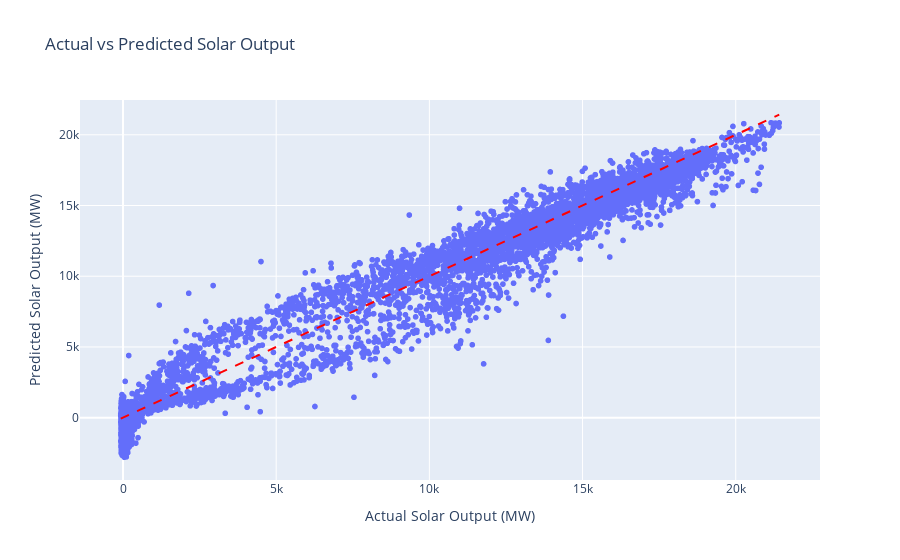

Write notebook code for a chart like this one.
### Code cell
#now we can build our model out

#first we would like to build a preliminary model to see how well we can predict the Solar Output (MW) using the features in X. 

# Align X to only the times present in y["Time"]
X_aligned = X.loc[y["Time"]]

#we must split the data squentially into train and test sets.
from sklearn.model_selection import train_test_split
#split the data into train and test sets
X_train, X_test, y_train, y_test = train_test_split(X_aligned, y["Solar Output (MW)"], test_size=0.2, shuffle=False)

#now build a linear regression model
from sklearn.linear_model import LinearRegression
#initialize the model
model = LinearRegression()
#fit the model to the training data
model.fit(X_train, y_train)
#now we can make predictions on the test set
y_pred = model.predict(X_test)
#now we can evaluate the model
from sklearn.metrics import mean_squared_error, r2_score
#calculate the mean squared error and r2 score
mse = mean_squared_error(y_test, y_pred)
r2 = r2_score(y_test, y_pred)
print(f"Mean Squared Error: {mse}")
print(f"R2 Score: {r2}")
#now we can visualize the predictions using plotly
fig = px.scatter(x=y_test, y=y_pred, labels={'x': 'Actual Solar Output (MW)', 'y': 'Predicted Solar Output (MW)'}, title='Actual vs Predicted Solar Output')
fig.add_shape(type="line", x0=min(y_test), y0=min(y_test), x1=max(y_test), y1=max(y_test), line=dict(color="Red", width=2, dash="dash"))
fig.show()

### Figure 1 — Plotly figure (JSON) as saved in the notebook; plotly's stock layout.template omitted (floating-point values rounded to 4 significant figures; data arrays with more than 128 entries replaced by an {"elided": "..."} marker saying what was removed)
{"data": [{"hovertemplate": "Actual Solar Output (MW)=%{x}<br>Predicted Solar Output (MW)=%{y}<extra></extra>", "legendgroup": "", "marker": {"color": "#636efa", "symbol": "circle"}, "mode": "markers", "name": "", "showlegend": false, "type": "scattergl", "x": {"elided": "9609 float values"}, "xaxis": "x", "y": {"elided": "9609 float values"}, "yaxis": "y"}], "layout": {"legend": {"tracegroupgap": 0}, "shapes": [{"line": {"color": "Red", "dash": "dash", "width": 2}, "type": "line", "x0": -73.67, "x1": 21420.0, "y0": -73.67, "y1": 21420.0}], "title": {"text": "Actual vs Predicted Solar Output"}, "xaxis": {"anchor": "y", "domain": [0, 1], "title": {"text": "Actual Solar Output (MW)"}}, "yaxis": {"anchor": "x", "domain": [0, 1], "title": {"text": "Predicted Solar Output (MW)"}}}}
